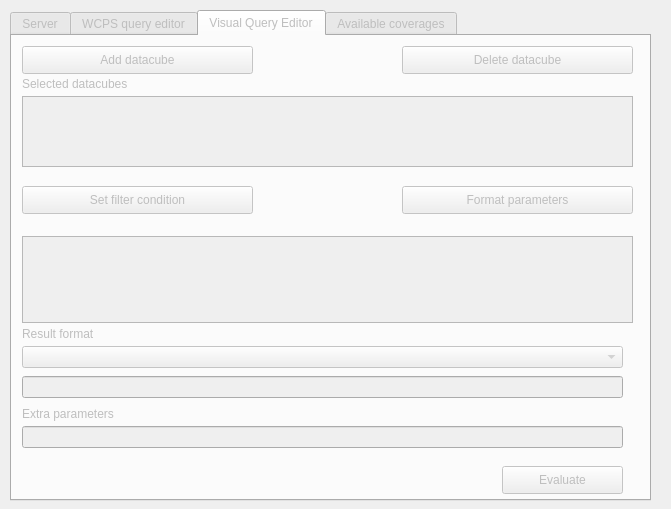
<?xml version="1.0" encoding="UTF-8"?>
<ui version="4.0">
 <class>wspc_clientDialogBase</class>
 <widget class="QDialog" name="wspc_clientDialogBase">
  <property name="geometry">
   <rect>
    <x>0</x>
    <y>0</y>
    <width>671</width>
    <height>509</height>
   </rect>
  </property>
  <property name="windowTitle">
   <string>WSPC 1.1 Client</string>
  </property>
  <widget class="QTabWidget" name="tabWidget_WCPSClient">
   <property name="enabled">
    <bool>false</bool>
   </property>
   <property name="geometry">
    <rect>
     <x>10</x>
     <y>10</y>
     <width>641</width>
     <height>491</height>
    </rect>
   </property>
   <property name="currentIndex">
    <number>2</number>
   </property>
   <widget class="QWidget" name="tab_Serv">
    <attribute name="title">
     <string>Server</string>
    </attribute>
    <widget class="QPushButton" name="btnClose_Serv">
     <property name="geometry">
      <rect>
       <x>520</x>
       <y>410</y>
       <width>93</width>
       <height>28</height>
      </rect>
     </property>
     <property name="text">
      <string>Close</string>
     </property>
    </widget>
    <widget class="QGroupBox" name="groupBox">
     <property name="enabled">
      <bool>false</bool>
     </property>
     <property name="geometry">
      <rect>
       <x>10</x>
       <y>20</y>
       <width>611</width>
       <height>101</height>
      </rect>
     </property>
     <property name="title">
      <string>Server</string>
     </property>
     <widget class="QComboBox" name="cmbConnections_Serv">
      <property name="enabled">
       <bool>false</bool>
      </property>
      <property name="geometry">
       <rect>
        <x>10</x>
        <y>30</y>
        <width>591</width>
        <height>31</height>
       </rect>
      </property>
     </widget>
     <widget class="QPushButton" name="btnConnectServer_Serv">
      <property name="enabled">
       <bool>false</bool>
      </property>
      <property name="geometry">
       <rect>
        <x>130</x>
        <y>70</y>
        <width>111</width>
        <height>28</height>
       </rect>
      </property>
      <property name="text">
       <string>Connect</string>
      </property>
     </widget>
     <widget class="QPushButton" name="btnNew_Serv">
      <property name="geometry">
       <rect>
        <x>250</x>
        <y>70</y>
        <width>111</width>
        <height>28</height>
       </rect>
      </property>
      <property name="text">
       <string>New</string>
      </property>
     </widget>
     <widget class="QPushButton" name="btnEdit_Serv">
      <property name="geometry">
       <rect>
        <x>370</x>
        <y>70</y>
        <width>111</width>
        <height>28</height>
       </rect>
      </property>
      <property name="text">
       <string>Edit</string>
      </property>
     </widget>
     <widget class="QPushButton" name="btnDelete_Serv">
      <property name="geometry">
       <rect>
        <x>490</x>
        <y>70</y>
        <width>111</width>
        <height>28</height>
       </rect>
      </property>
      <property name="text">
       <string>Delete</string>
      </property>
     </widget>
     <widget class="QLabel" name="label">
      <property name="geometry">
       <rect>
        <x>10</x>
        <y>10</y>
        <width>101</width>
        <height>16</height>
       </rect>
      </property>
      <property name="text">
       <string>Server Connections</string>
      </property>
     </widget>
    </widget>
    <widget class="QLabel" name="label_2">
     <property name="geometry">
      <rect>
       <x>10</x>
       <y>130</y>
       <width>601</width>
       <height>31</height>
      </rect>
     </property>
     <property name="font">
      <font>
       <weight>75</weight>
       <bold>true</bold>
      </font>
     </property>
     <property name="text">
      <string>Log</string>
     </property>
    </widget>
    <widget class="QTextBrowser" name="textBrowser_Serv">
     <property name="geometry">
      <rect>
       <x>5</x>
       <y>161</y>
       <width>621</width>
       <height>81</height>
      </rect>
     </property>
    </widget>
    <widget class="QGroupBox" name="groupBox_3">
     <property name="geometry">
      <rect>
       <x>10</x>
       <y>250</y>
       <width>611</width>
       <height>111</height>
      </rect>
     </property>
     <property name="title">
      <string>Authentication</string>
     </property>
     <widget class="QLineEdit" name="lineEdit">
      <property name="geometry">
       <rect>
        <x>100</x>
        <y>30</y>
        <width>501</width>
        <height>22</height>
       </rect>
      </property>
     </widget>
     <widget class="QLineEdit" name="lineEdit_2">
      <property name="geometry">
       <rect>
        <x>100</x>
        <y>70</y>
        <width>501</width>
        <height>22</height>
       </rect>
      </property>
     </widget>
     <widget class="QLabel" name="label_3">
      <property name="geometry">
       <rect>
        <x>20</x>
        <y>30</y>
        <width>81</width>
        <height>16</height>
       </rect>
      </property>
      <property name="text">
       <string>Username</string>
      </property>
     </widget>
     <widget class="QLabel" name="label_4">
      <property name="geometry">
       <rect>
        <x>20</x>
        <y>70</y>
        <width>81</width>
        <height>16</height>
       </rect>
      </property>
      <property name="text">
       <string>Password</string>
      </property>
     </widget>
    </widget>
    <widget class="QCheckBox" name="cbInvert_Axis">
     <property name="geometry">
      <rect>
       <x>10</x>
       <y>370</y>
       <width>611</width>
       <height>17</height>
      </rect>
     </property>
     <property name="font">
      <font>
       <pointsize>10</pointsize>
      </font>
     </property>
     <property name="text">
      <string>Flip axes</string>
     </property>
    </widget>
   </widget>
   <widget class="QWidget" name="PCCoverage">
    <attribute name="title">
     <string>WCPS query editor</string>
    </attribute>
    <widget class="QGroupBox" name="groupBox_2">
     <property name="geometry">
      <rect>
       <x>10</x>
       <y>10</y>
       <width>621</width>
       <height>401</height>
      </rect>
     </property>
     <property name="title">
      <string>WCPS query</string>
     </property>
     <widget class="QPlainTextEdit" name="plainTextEdit_PC">
      <property name="enabled">
       <bool>false</bool>
      </property>
      <property name="geometry">
       <rect>
        <x>10</x>
        <y>20</y>
        <width>601</width>
        <height>371</height>
       </rect>
      </property>
     </widget>
    </widget>
    <widget class="QPushButton" name="pushButton_PC">
     <property name="enabled">
      <bool>false</bool>
     </property>
     <property name="geometry">
      <rect>
       <x>400</x>
       <y>410</y>
       <width>111</width>
       <height>28</height>
      </rect>
     </property>
     <property name="text">
      <string>Submit</string>
     </property>
    </widget>
    <widget class="QPushButton" name="btnClose_PC">
     <property name="enabled">
      <bool>false</bool>
     </property>
     <property name="geometry">
      <rect>
       <x>520</x>
       <y>410</y>
       <width>111</width>
       <height>28</height>
      </rect>
     </property>
     <property name="text">
      <string>Close</string>
     </property>
    </widget>
    <widget class="QPushButton" name="btnLoad_Query">
     <property name="geometry">
      <rect>
       <x>280</x>
       <y>410</y>
       <width>111</width>
       <height>28</height>
      </rect>
     </property>
     <property name="text">
      <string>Load Query</string>
     </property>
    </widget>
   </widget>
   <widget class="QWidget" name="VisualQueryEditor">
    <attribute name="title">
     <string>Visual Query Editor</string>
    </attribute>
    <widget class="QPushButton" name="btnAddDatacube">
     <property name="geometry">
      <rect>
       <x>10</x>
       <y>10</y>
       <width>231</width>
       <height>28</height>
      </rect>
     </property>
     <property name="text">
      <string>Add datacube</string>
     </property>
    </widget>
    <widget class="QListWidget" name="lstDatacubes">
     <property name="geometry">
      <rect>
       <x>10</x>
       <y>60</y>
       <width>611</width>
       <height>71</height>
      </rect>
     </property>
    </widget>
    <widget class="QPushButton" name="btnSetFilter">
     <property name="geometry">
      <rect>
       <x>10</x>
       <y>150</y>
       <width>231</width>
       <height>28</height>
      </rect>
     </property>
     <property name="text">
      <string>Set filter condition</string>
     </property>
    </widget>
    <widget class="QLabel" name="label_5">
     <property name="geometry">
      <rect>
       <x>10</x>
       <y>40</y>
       <width>211</width>
       <height>16</height>
      </rect>
     </property>
     <property name="text">
      <string>Selected datacubes</string>
     </property>
    </widget>
    <widget class="QLabel" name="label_6">
     <property name="geometry">
      <rect>
       <x>10</x>
       <y>200</y>
       <width>241</width>
       <height>16</height>
      </rect>
     </property>
     <property name="text">
      <string>Result expression</string>
     </property>
    </widget>
    <widget class="QPlainTextEdit" name="ResultExpression">
     <property name="geometry">
      <rect>
       <x>10</x>
       <y>200</y>
       <width>611</width>
       <height>87</height>
      </rect>
     </property>
    </widget>
    <widget class="QComboBox" name="ResultFormat">
     <property name="geometry">
      <rect>
       <x>10</x>
       <y>310</y>
       <width>601</width>
       <height>22</height>
      </rect>
     </property>
    </widget>
    <widget class="QLabel" name="label_7">
     <property name="geometry">
      <rect>
       <x>10</x>
       <y>290</y>
       <width>231</width>
       <height>16</height>
      </rect>
     </property>
     <property name="text">
      <string>Result format</string>
     </property>
    </widget>
    <widget class="QLabel" name="label_8">
     <property name="geometry">
      <rect>
       <x>10</x>
       <y>350</y>
       <width>55</width>
       <height>16</height>
      </rect>
     </property>
     <property name="text">
      <string/>
     </property>
    </widget>
    <widget class="QLineEdit" name="CustomFormatLine">
     <property name="geometry">
      <rect>
       <x>10</x>
       <y>340</y>
       <width>601</width>
       <height>22</height>
      </rect>
     </property>
    </widget>
    <widget class="QPushButton" name="btnFormatParameters">
     <property name="geometry">
      <rect>
       <x>390</x>
       <y>150</y>
       <width>231</width>
       <height>28</height>
      </rect>
     </property>
     <property name="text">
      <string>Format parameters</string>
     </property>
    </widget>
    <widget class="QPushButton" name="btnEvaluate">
     <property name="geometry">
      <rect>
       <x>490</x>
       <y>430</y>
       <width>121</width>
       <height>28</height>
      </rect>
     </property>
     <property name="text">
      <string>Evaluate</string>
     </property>
    </widget>
    <widget class="QPushButton" name="btnDeleteDatacube">
     <property name="geometry">
      <rect>
       <x>390</x>
       <y>10</y>
       <width>231</width>
       <height>28</height>
      </rect>
     </property>
     <property name="text">
      <string>Delete datacube</string>
     </property>
    </widget>
    <widget class="QLabel" name="label_9">
     <property name="geometry">
      <rect>
       <x>10</x>
       <y>370</y>
       <width>231</width>
       <height>16</height>
      </rect>
     </property>
     <property name="text">
      <string>Extra parameters</string>
     </property>
    </widget>
    <widget class="QLineEdit" name="CustomFormatLine_2">
     <property name="geometry">
      <rect>
       <x>10</x>
       <y>390</y>
       <width>601</width>
       <height>22</height>
      </rect>
     </property>
    </widget>
   </widget>
   <widget class="QWidget" name="tab_CoveragesList">
    <attribute name="title">
     <string>Available coverages</string>
    </attribute>
    <widget class="QTableView" name="tableView">
     <property name="geometry">
      <rect>
       <x>5</x>
       <y>11</y>
       <width>621</width>
       <height>421</height>
      </rect>
     </property>
    </widget>
   </widget>
  </widget>
 </widget>
 <resources/>
 <connections/>
</ui>
